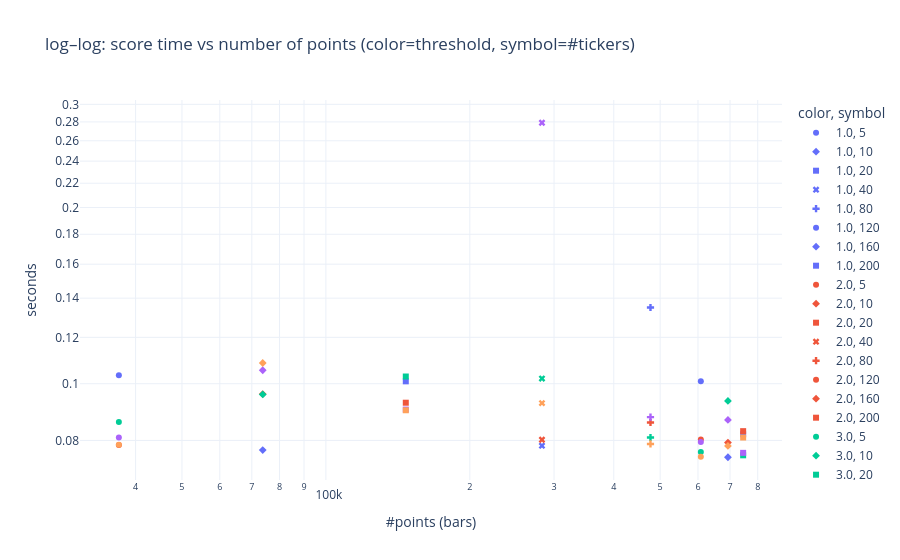
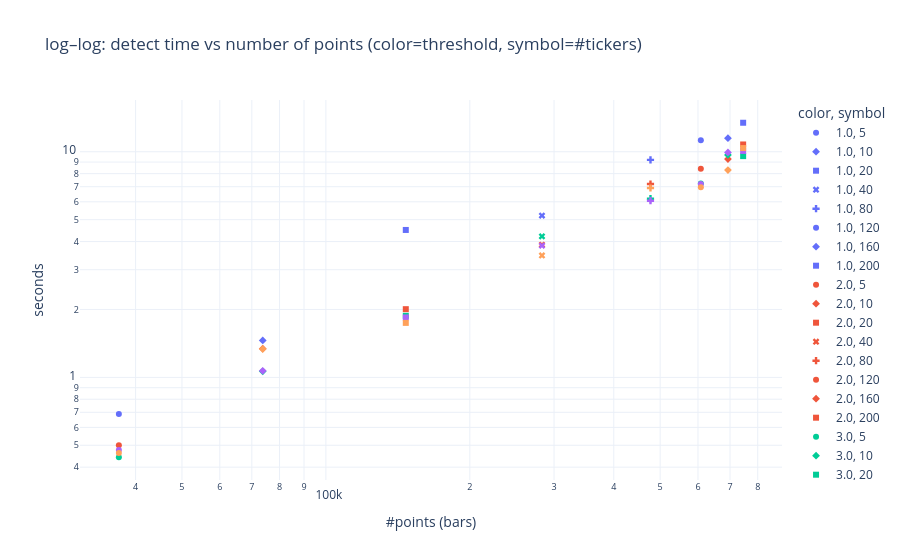
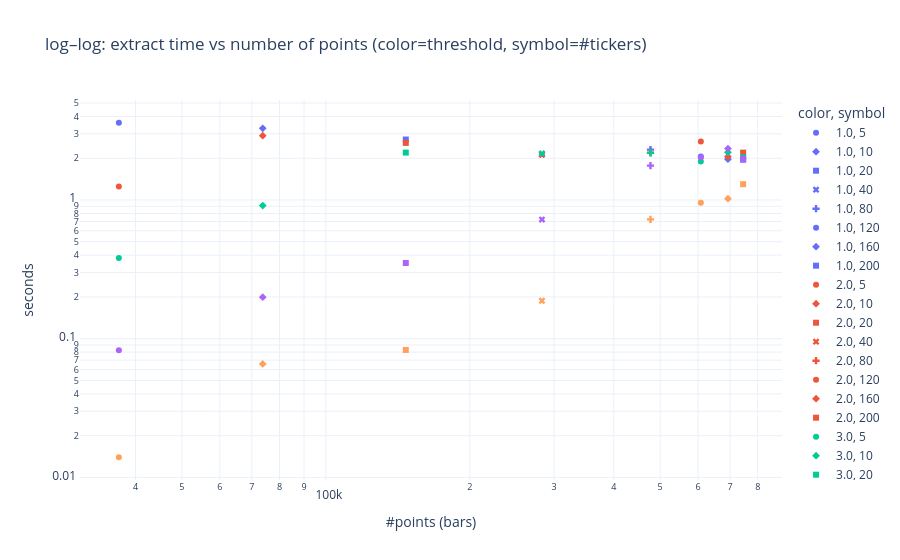
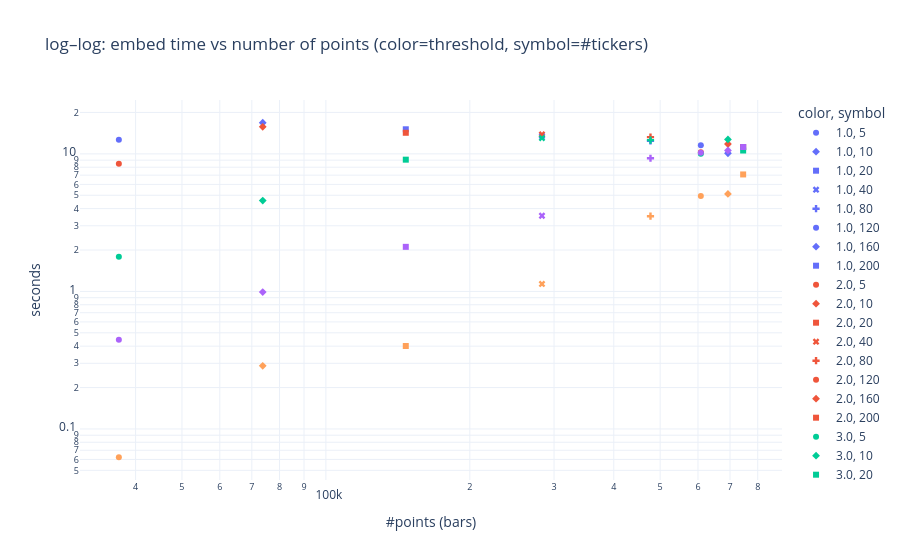

Notebook source saved alongside these figures, in order:
### Markdown cell above
### Log–log plots: time vs points (scatter)

### Code cell
def loglog_scatter_time(stage: str) -> go.Figure:
    col = f"t_{stage}_s"
    sub = df_bench[np.isfinite(df_bench[col]) & (df_bench[col] > 0) & (df_bench["n_points"] > 0)].copy()
    fig = px.scatter(
        sub,
        x="n_points",
        y=col,
        color=sub["threshold"].astype(str),
        symbol=sub["n_tickers"].astype(int).astype(str),
        log_x=True,
        log_y=True,
        title=f"log–log: {stage} time vs number of points (color=threshold, symbol=#tickers)",
        labels={"n_points": "#points (bars)", col: "seconds"},
    )
    fig.update_layout(template="plotly_white")
    return fig


for stage in ("score", "detect", "extract", "embed"):
    if f"t_{stage}_s" not in df_bench.columns:
        continue
    fig = loglog_scatter_time(stage)
    fig.write_html(out_dir() / f"loglog_time_vs_points_{stage}.html")
    fig.show()
